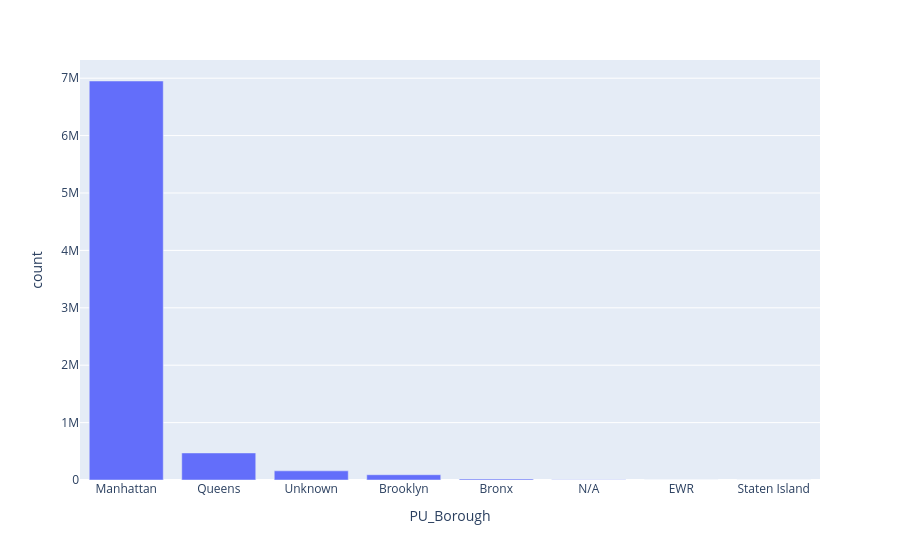

The cell this chart's notebook holds for it:
### Code cell
fig1 = df_trips_boroughs.groupBy("PU_Borough").count().orderBy(col("count").desc()).plot.bar(x="PU_Borough", y="count")
fig1.show()

### Figure 1 — Plotly figure (JSON) as saved in the notebook; plotly's stock layout.template omitted (floating-point values rounded to 4 significant figures)
{"data": [{"hovertemplate": "PU_Borough=%{x}<br>count=%{y}<extra></extra>", "legendgroup": "", "marker": {"color": "#636efa", "pattern": {"shape": ""}}, "name": "", "orientation": "v", "showlegend": false, "textposition": "auto", "type": "bar", "x": ["Manhattan", "Queens", "Unknown", "Brooklyn", "Bronx", "N/A", "EWR", "Staten Island"], "xaxis": "x", "y": [6950965, 471173, 159815, 91905, 18062, 3890, 446, 361], "yaxis": "y"}], "layout": {"barmode": "relative", "legend": {"tracegroupgap": 0}, "margin": {"t": 60}, "xaxis": {"anchor": "y", "domain": [0, 1], "title": {"text": "PU_Borough"}}, "yaxis": {"anchor": "x", "domain": [0, 1], "title": {"text": "count"}}}}
